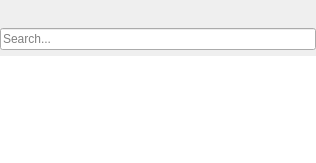
<?xml version="1.0" encoding="UTF-8"?>
<ui version="4.0">
 <class>UniqueLibrary</class>
 <widget class="QWidget" name="UniqueLibrary">
  <property name="geometry">
   <rect>
    <x>0</x>
    <y>0</y>
    <width>298</width>
    <height>163</height>
   </rect>
  </property>
  <property name="windowTitle">
   <string>Form</string>
  </property>
  <layout class="QVBoxLayout" name="verticalLayout_2">
   <property name="leftMargin">
    <number>0</number>
   </property>
   <property name="topMargin">
    <number>0</number>
   </property>
   <property name="rightMargin">
    <number>0</number>
   </property>
   <property name="bottomMargin">
    <number>0</number>
   </property>
   <item>
    <layout class="QHBoxLayout" name="horizontalLayout">
     <item>
      <widget class="MediaButton" name="skipBackwardButton">
       <property name="sizePolicy">
        <sizepolicy hsizetype="Preferred" vsizetype="Fixed">
         <horstretch>0</horstretch>
         <verstretch>0</verstretch>
        </sizepolicy>
       </property>
       <property name="text">
        <string notr="true"/>
       </property>
       <property name="icon">
        <iconset resource="../MiamPlayer/mp.qrc">
         <normaloff>:/player/oxygen/skipBackward</normaloff>:/player/oxygen/skipBackward</iconset>
       </property>
       <property name="iconSize">
        <size>
         <width>20</width>
         <height>20</height>
        </size>
       </property>
       <property name="flat">
        <bool>true</bool>
       </property>
      </widget>
     </item>
     <item>
      <widget class="MediaButton" name="seekBackwardButton">
       <property name="sizePolicy">
        <sizepolicy hsizetype="Preferred" vsizetype="Fixed">
         <horstretch>0</horstretch>
         <verstretch>0</verstretch>
        </sizepolicy>
       </property>
       <property name="text">
        <string notr="true"/>
       </property>
       <property name="icon">
        <iconset resource="../MiamPlayer/mp.qrc">
         <normaloff>:/player/oxygen/seekBackward</normaloff>:/player/oxygen/seekBackward</iconset>
       </property>
       <property name="iconSize">
        <size>
         <width>20</width>
         <height>20</height>
        </size>
       </property>
       <property name="flat">
        <bool>true</bool>
       </property>
      </widget>
     </item>
     <item>
      <widget class="MediaButton" name="playButton">
       <property name="sizePolicy">
        <sizepolicy hsizetype="Preferred" vsizetype="Fixed">
         <horstretch>0</horstretch>
         <verstretch>0</verstretch>
        </sizepolicy>
       </property>
       <property name="text">
        <string notr="true"/>
       </property>
       <property name="icon">
        <iconset resource="../MiamPlayer/mp.qrc">
         <normaloff>:/player/oxygen/play</normaloff>:/player/oxygen/play</iconset>
       </property>
       <property name="iconSize">
        <size>
         <width>20</width>
         <height>20</height>
        </size>
       </property>
       <property name="flat">
        <bool>true</bool>
       </property>
      </widget>
     </item>
     <item>
      <widget class="MediaButton" name="stopButton">
       <property name="sizePolicy">
        <sizepolicy hsizetype="Preferred" vsizetype="Fixed">
         <horstretch>0</horstretch>
         <verstretch>0</verstretch>
        </sizepolicy>
       </property>
       <property name="text">
        <string notr="true"/>
       </property>
       <property name="icon">
        <iconset resource="../MiamPlayer/mp.qrc">
         <normaloff>:/player/oxygen/stop</normaloff>:/player/oxygen/stop</iconset>
       </property>
       <property name="iconSize">
        <size>
         <width>20</width>
         <height>20</height>
        </size>
       </property>
       <property name="flat">
        <bool>true</bool>
       </property>
      </widget>
     </item>
     <item>
      <widget class="MediaButton" name="seekForwardButton">
       <property name="sizePolicy">
        <sizepolicy hsizetype="Preferred" vsizetype="Fixed">
         <horstretch>0</horstretch>
         <verstretch>0</verstretch>
        </sizepolicy>
       </property>
       <property name="text">
        <string notr="true"/>
       </property>
       <property name="icon">
        <iconset resource="../MiamPlayer/mp.qrc">
         <normaloff>:/player/oxygen/seekForward</normaloff>:/player/oxygen/seekForward</iconset>
       </property>
       <property name="iconSize">
        <size>
         <width>20</width>
         <height>20</height>
        </size>
       </property>
       <property name="flat">
        <bool>true</bool>
       </property>
      </widget>
     </item>
     <item>
      <widget class="MediaButton" name="skipForwardButton">
       <property name="sizePolicy">
        <sizepolicy hsizetype="Preferred" vsizetype="Fixed">
         <horstretch>0</horstretch>
         <verstretch>0</verstretch>
        </sizepolicy>
       </property>
       <property name="text">
        <string notr="true"/>
       </property>
       <property name="icon">
        <iconset resource="../MiamPlayer/mp.qrc">
         <normaloff>:/player/oxygen/skipForward</normaloff>:/player/oxygen/skipForward</iconset>
       </property>
       <property name="iconSize">
        <size>
         <width>20</width>
         <height>20</height>
        </size>
       </property>
       <property name="flat">
        <bool>true</bool>
       </property>
      </widget>
     </item>
     <item>
      <widget class="MediaButton" name="toggleShuffleButton">
       <property name="sizePolicy">
        <sizepolicy hsizetype="Preferred" vsizetype="Fixed">
         <horstretch>0</horstretch>
         <verstretch>0</verstretch>
        </sizepolicy>
       </property>
       <property name="text">
        <string notr="true"/>
       </property>
       <property name="icon">
        <iconset resource="../MiamPlayer/mp.qrc">
         <normaloff>:/player/oxygen/shuffle</normaloff>:/player/oxygen/shuffle</iconset>
       </property>
       <property name="iconSize">
        <size>
         <width>20</width>
         <height>20</height>
        </size>
       </property>
       <property name="flat">
        <bool>true</bool>
       </property>
      </widget>
     </item>
     <item>
      <spacer name="horizontalSpacer">
       <property name="orientation">
        <enum>Qt::Horizontal</enum>
       </property>
       <property name="sizeHint" stdset="0">
        <size>
         <width>2</width>
         <height>2</height>
        </size>
       </property>
      </spacer>
     </item>
    </layout>
   </item>
   <item>
    <widget class="SearchBar" name="searchBar">
     <property name="maxLength">
      <number>100</number>
     </property>
     <property name="placeholderText">
      <string>Search...</string>
     </property>
     <property name="clearButtonEnabled">
      <bool>true</bool>
     </property>
    </widget>
   </item>
   <item>
    <widget class="ListView" name="library">
     <property name="frameShape">
      <enum>QFrame::NoFrame</enum>
     </property>
     <property name="horizontalScrollBarPolicy">
      <enum>Qt::ScrollBarAlwaysOff</enum>
     </property>
     <property name="editTriggers">
      <set>QAbstractItemView::NoEditTriggers</set>
     </property>
     <property name="verticalScrollMode">
      <enum>QAbstractItemView::ScrollPerPixel</enum>
     </property>
    </widget>
   </item>
  </layout>
 </widget>
 <customwidgets>
  <customwidget>
   <class>MediaButton</class>
   <extends>QPushButton</extends>
   <header>mediabutton.h</header>
  </customwidget>
  <customwidget>
   <class>SearchBar</class>
   <extends>QLineEdit</extends>
   <header location="global">searchbar.h</header>
  </customwidget>
  <customwidget>
   <class>ListView</class>
   <extends>QTableView</extends>
   <header>listview.h</header>
  </customwidget>
 </customwidgets>
 <resources>
  <include location="../MiamPlayer/mp.qrc"/>
 </resources>
 <connections/>
</ui>
